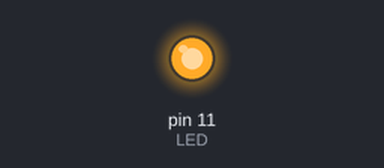
Bench run of a sketch on a simulated Arduino Uno, built with avr-gcc and run on an emulated ATmega328P. Parts: output pins drawn as LEDs (lit = HIGH).

Above: at 0.1 s.
Timing chart, 0 to 1.6 s (numbered marks = the images above):
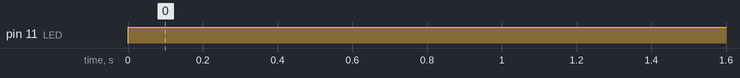

Measured:
- by itself, pin 11 (LED): LOW → HIGH at 0.00 s

The sketch:

sketch15.ino
```cpp
/* Prof. Michele Maffucci
   08.03.2014

   Utilizzo della funzione analgoWrite() - (duty cycle 100%)

   Questo codice è di dominio pubblico
*/

#define LED 11           // LED collegato al pin digitale 11

void setup() {
  pinMode(LED, OUTPUT);  // imposta il pin digitale come output
}

void loop() {
  analogWrite(LED, 255); // accende il LED
}
```
